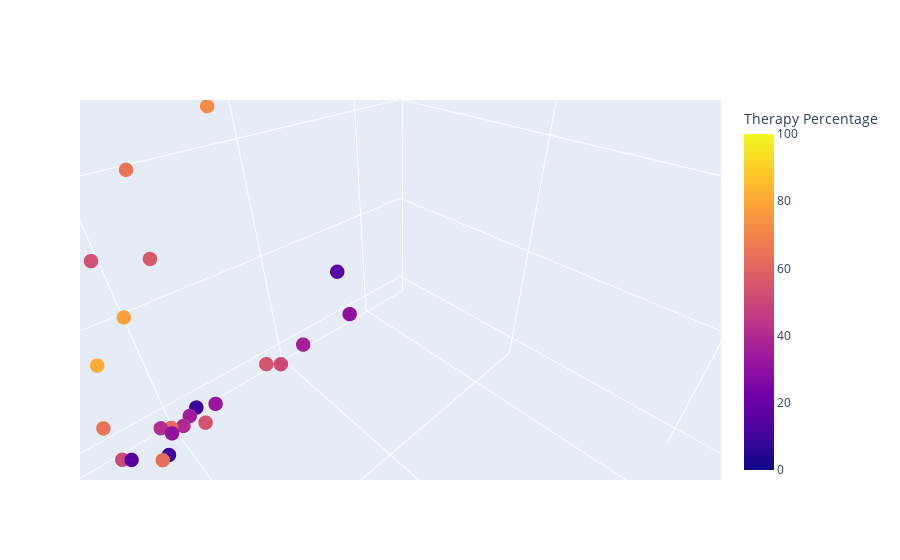

Notebook code cell kept with this figure:
### Code cell
stat4 = stat2.dropna(subset=['Secondary School Education','TherapyPercentage2018avg','Gross Domestic Product perCap','PEPFar Split'])
fig = go.Figure(data=[go.Scatter3d(x=stat4['Secondary School Education'], 
                                   y=stat4['Gross Domestic Product perCap'], 
                                   z=stat4['PEPFar Split'],
                                   
                                   mode='markers',marker=dict(size=5,
                                                              color = stat4['TherapyPercentage2018avg'],
                                                              cmax=100,
                                                              cmin=0,
                                  colorbar=dict(title="Therapy Percentage")
                                               ))])

fig.update_layout(scene = dict(
        xaxis = dict(nticks=10, range=[-10,100],),
                     yaxis = dict(nticks=10, range=[-100,20000],),
                     zaxis = dict(nticks=10, range=[-100,3000],),),)

fig.show()
